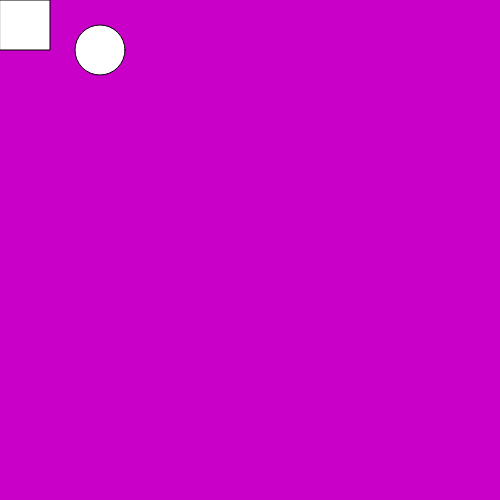
Frame 1 (no input)
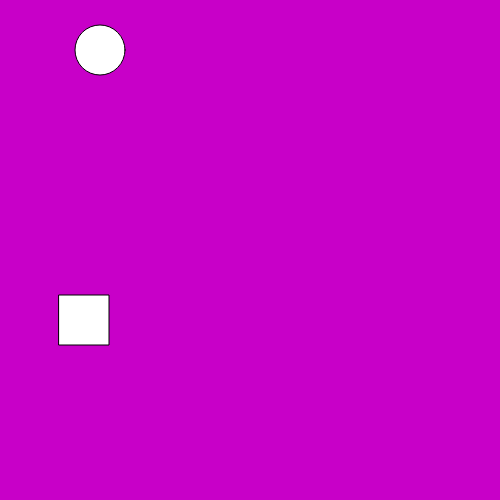
Frame 60 (no input)
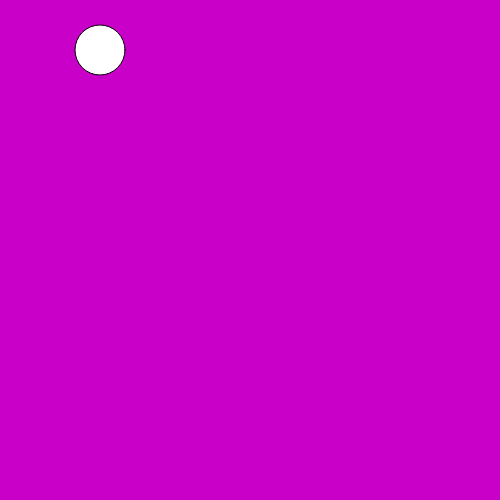
Frame 120 (the mouse pressed at the canvas centre since frame 60)

The p5.js sketch that drew these frames (run headless with seeded random() and noise() and a simulated clock; from frame 60 on, the mouse is pressed at the canvas centre):

// p5.js sketch
// ── sketch.js
let xpos = 0;
let ypos = 0;

let xpos2 = 100;
let ypos2=50;

function setup() {
  createCanvas(500,500);

  angleMode(DEGREES);
}

function draw() {
  background (200,0,200);
  rect (xpos,ypos,50);
  xpos = xpos +1;
  ypos = ypos +5;

  circle (xpos2,ypos2,50);
}
